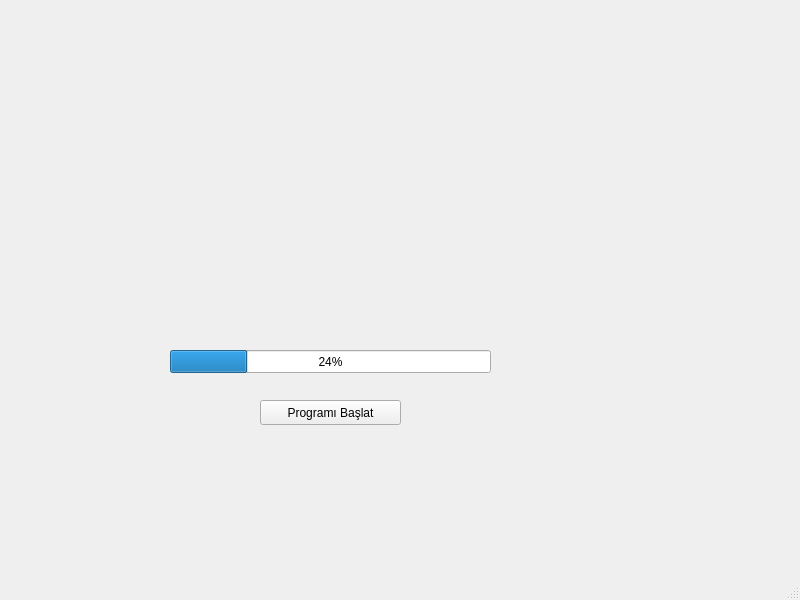
<?xml version="1.0" encoding="UTF-8"?>
<ui version="4.0">
 <class>MainWindow</class>
 <widget class="QMainWindow" name="MainWindow">
  <property name="geometry">
   <rect>
    <x>0</x>
    <y>0</y>
    <width>800</width>
    <height>600</height>
   </rect>
  </property>
  <property name="windowTitle">
   <string>MainWindow</string>
  </property>
  <widget class="QWidget" name="centralwidget">
   <widget class="QProgressBar" name="ProgressBar">
    <property name="geometry">
     <rect>
      <x>170</x>
      <y>350</y>
      <width>321</width>
      <height>23</height>
     </rect>
    </property>
    <property name="value">
     <number>24</number>
    </property>
    <property name="alignment">
     <set>Qt::AlignLeading|Qt::AlignLeft|Qt::AlignVCenter</set>
    </property>
   </widget>
   <widget class="QPushButton" name="PushButton">
    <property name="geometry">
     <rect>
      <x>260</x>
      <y>400</y>
      <width>141</width>
      <height>25</height>
     </rect>
    </property>
    <property name="text">
     <string>Programı Başlat</string>
    </property>
   </widget>
  </widget>
  <widget class="QMenuBar" name="menubar">
   <property name="geometry">
    <rect>
     <x>0</x>
     <y>0</y>
     <width>800</width>
     <height>22</height>
    </rect>
   </property>
  </widget>
  <widget class="QStatusBar" name="statusbar"/>
 </widget>
 <resources/>
 <connections/>
</ui>
